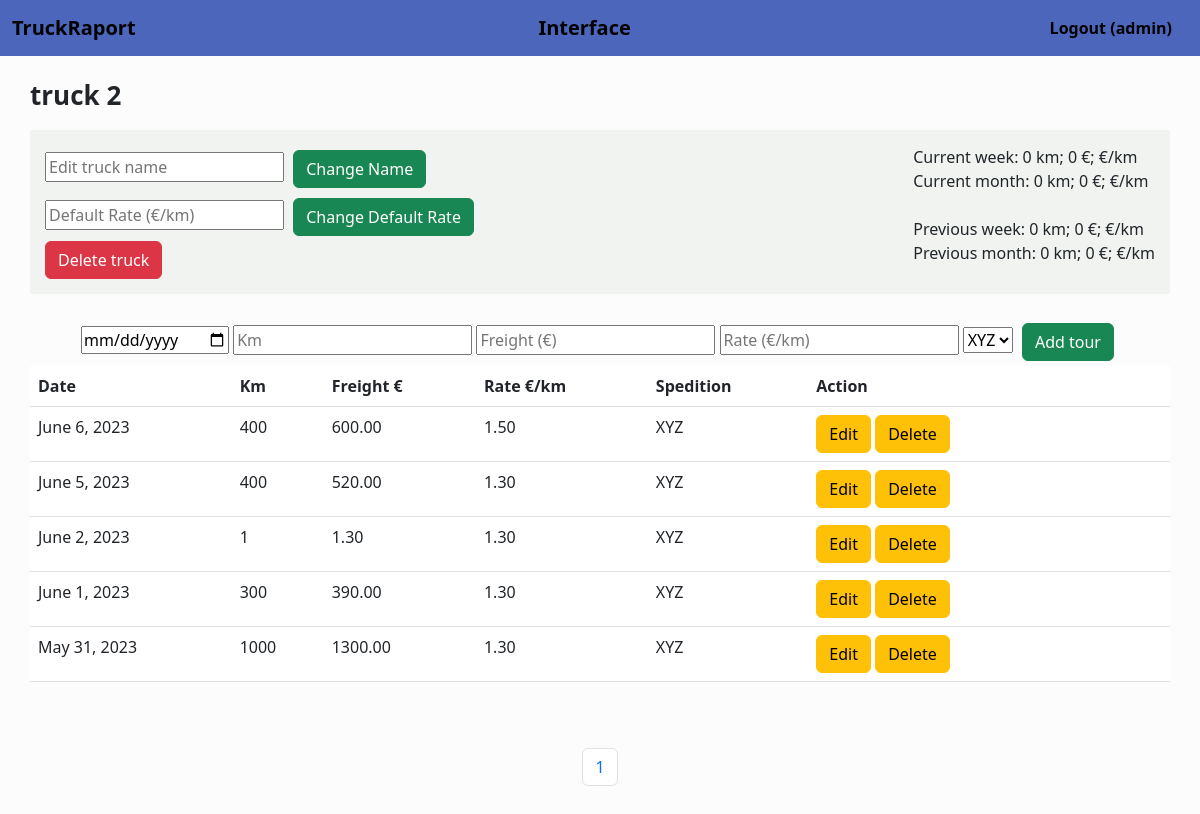
The page /trucks/23 (signed in) on the database as committed earlier.
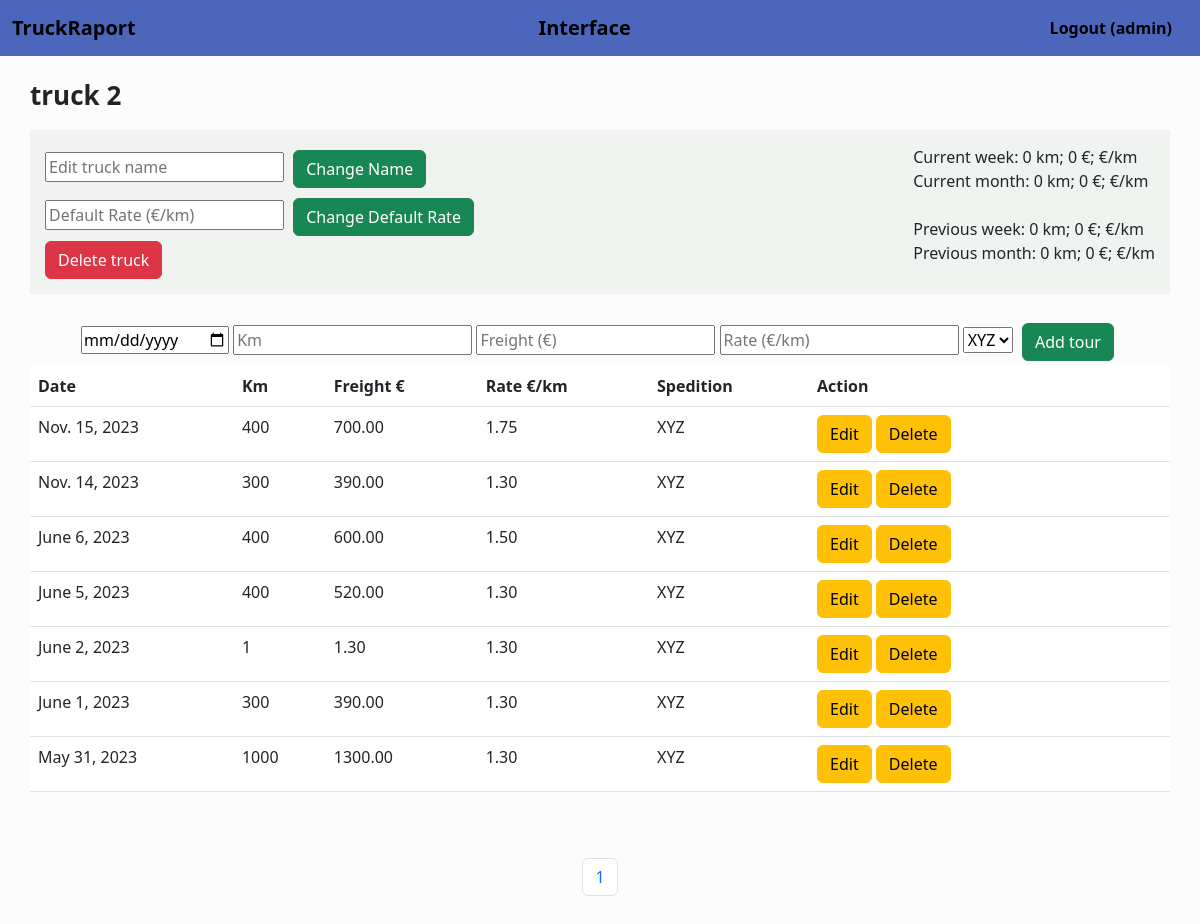
The same page on the database as committed later.
### truck/models.py (models this page shows, shortened)
class Tour(models.Model):
    id = models.AutoField(primary_key=True)
    user = models.ForeignKey(User, on_delete=models.CASCADE)
    truck = models.ForeignKey(Truck, on_delete=models.CASCADE)
    freight = models.DecimalField(max_digits=10, decimal_places=2)
    km = models.IntegerField(blank=True, null=True)
    rate = models.DecimalField(max_digits=10, decimal_places=2)
    date= models.DateField()
    spedition = models.ForeignKey(Spedition, on_delete=models.CASCADE, related_name="sped")

class Spedition (models.Model):
    id = models.AutoField(primary_key=True)
    name = models.CharField(max_length=30)
    user = models.ForeignKey(User, on_delete=models.CASCADE)
    def __str__(self):
        return f"{self.name}"

### truck/views.py (the view)
# urls.py: path("trucks/<int:truck_id>", views.truck_view, name="truck_view"),
def truck_view(request, truck_id):
    truck = Truck.objects.get(pk = truck_id)
    if request.method == "POST":
        form = TourForm(request.POST)
        if form.is_valid():
            freight = form.cleaned_data["Freight"]
            km = form.cleaned_data["Km"]
            date = form.cleaned_data["Date"]
            rate = freight/km
            spedition = Spedition.objects.get(pk=int(request.POST["spedition"]))
            tour = Tour(user=request.user, truck=truck, freight=freight, km=km, date=date, rate=rate, spedition=spedition)
            tour.save()
            return HttpResponseRedirect(reverse("truck_view", args=(truck_id,)))
        else:
            return HttpResponseRedirect(reverse("truck_view", args=(truck_id,)))
    else:
        tours = Tour.objects.filter(truck=truck).order_by("-date")
        paginator = Paginator(tours, 30)
        page_number = request.GET.get('page')
        tours_pagin = paginator.get_page(page_number)
        week = []
        month = []
        prev_week = []
        prev_month = []
        date = datetime.now()
        for tour in tours:
            if tour.date.isocalendar().week == date.isocalendar().week and tour.date.isocalendar().year == date.isocalendar().year:
                tour_week = {
                    "km": tour.km,
                    "freight": tour.freight
                }
                week.append(tour_week)
            elif tour.date.isocalendar().week == date.isocalendar().week - 1 and tour.date.isocalendar().year == date.isocalendar().year:
                tour_week = {
                    "km": tour.km,
                    "freight": tour.freight
                }
                prev_week.append(tour_week)
            if datetime.now().month == tour.date.month and tour.date.isocalendar().year == date.isocalendar().year:
                tour_month = {
                    "km": tour.km,
                    "freight": tour.freight
                }
                month.append(tour_month)
            elif datetime.now().month - 1 == tour.date.month and tour.date.isocalendar().year == date.isocalendar().year:
                tour_month = {
                    "km": tour.km,
                    "freight": tour.freight
                }
                prev_month.append(tour_month)
        if week:
            current_week = dict(functools.reduce(operator.add,
            map(collections.Counter, week)))
            current_week = {
                "km": current_week["km"],
                "freight": current_week["freight"],
                "rate": "{:.3f}".format(current_week["freight"]/current_week["km"])
            }
        else:
            current_week = {
                "km": 0,
                "freight": 0,
                "rate": "",
            }
        if month:
            current_month = dict(functools.reduce(operator.add,
            map(collections.Counter, month)))
            current_month = {
                "km": current_month["km"],
                "freight": current_month["freight"],
                "rate": "{:.3f}".format(current_month["freight"]/current_month["km"])
            }
        else:
            current_month = {
                "km": 0,
                "freight": 0,
                "rate": "",
            }
        if prev_week:
            previous_week = dict(functools.reduce(operator.add,
            map(collections.Counter, prev_week)))
            previous_week = {
                "km": previous_week["km"],
                "freight": previous_week["freight"],
                "rate": "{:.3f}".format(previous_week["freight"]/previous_week["km"])
            }
        else:
            previous_week = {
                "km": 0,
                "freight": 0,
                "rate": "",
            }
        if prev_month:
            previous_month = dict(functools.reduce(operator.add,
            map(collections.Counter, prev_month)))
            previous_month = {
                "km": previous_month["km"],
                "freight": previous_month["freight"],
                "rate": "{:.3f}".format(previous_month["freight"]/previous_month["km"])
            }
        else:
            previous_month = {
                "km": 0,
                "freight": 0,
                "rate": "",
            }
        return render(request, "truck/truck.html", {
            "truck": truck,
            "Tour": TourForm(),
            "Default_rate": RateForm(),
            "tours": tours_pagin,
            "edit": EditTruckForm(),
            "week": current_week,
            "month": current_month,
            "prev_week": previous_week,
            "prev_month": previous_month,
            "speditions": Spedition.objects.filter(user=request.user)
        })

### truck/views.py
class TourForm(forms.Form):
    Freight = forms.FloatField(
        label = "Freight", min_value = 0.1,
        widget=forms.NumberInput(attrs={'placeholder': 'Freight (€)'})
    )
    Km = forms.IntegerField(
        label='Km', min_value = 1,
        widget=forms.NumberInput(attrs={'placeholder': 'Km'})
        )
    Date = forms.DateField(widget=forms.DateInput(attrs={'type': 'date'}))
    Rate = forms.FloatField(
        label = "Rate", min_value = 0.1,
        widget=forms.NumberInput(attrs={'placeholder': 'Rate (€/km)'})
    )
    Id = forms.IntegerField(
        label='id', min_value = 1, required=False,
        widget=forms.NumberInput(attrs={'placeholder': 'id'})
        )

class RateForm(forms.Form):
    Default_rate = forms.FloatField(
        label = "Default rate", min_value = 0.1,
        widget=forms.NumberInput(attrs={'placeholder': 'Default Rate (€/km)'})
    )

### truck/models.py (called while the page is built)
    def __str__(self):
        return f"{self.username}"

### truck/templates/truck/truck.html (shortened to what this page needs)
{% extends "truck/layout.html" %}
{% load static %}
{% block body %}
<div id="trucks_body">
  <div id="truck_name">
    {{ truck.name }}
  </div>
<div id="all">
  <div id="truck_forms">
  {{ edit.New_name }} <input class="btn btn-success" data-id="{{ truck.id }}" id="change_truck" type="submit" value="Change Name">
  <br>
  {{ Default_rate.Default_rate }} <input class="btn btn-success" id="change_rate" type="submit" value="Change Default Rate">
  <br>
  <input class="btn btn-danger" id="delete_truck" type="button" value="Delete truck">
</div>
<div id="stats">
Current week: {{ week.km }} km; {{ week.freight }} €; {{ week.rate }} €/km
<br>
Current month: {{ month.km }} km; {{ month.freight }} €;  {{ month.rate }} €/km
<br><br>
Previous week: {{ prev_week.km }} km; {{ prev_week.freight }} €; {{ prev_week.rate }} €/km
<br>
Previous month: {{ prev_month.km }} km; {{ prev_month.freight }} €; {{ prev_month.rate }} €/km
</div>
</div>
<br>
<div id="add_tour_form">
<form action="{% url 'truck_view' truck.id %}" method="post">
    {{ Tour.Date }} {{ Tour.Km }} {{ Tour.Freight }} {{ Tour.Rate }}
    <select name="spedition">
      {% for spedition in speditions %}
        <option value="{{ spedition.id }}">{{ spedition }}</option>
        {% endfor %}
    </select>
<input class="btn btn-success" id="add_tour" type="submit" value="Add tour">
</form>
</div>
<table class="table table-hover">
    <thead>
      <tr>
        <th scope="col">Date</th>
        <th scope="col">Km</th>
        <th scope="col">Freight €</th>
        <th scope="col">Rate €/km</th>
        <th scope="col">Spedition</th>
        <th scope="col">Action</th>
        <th scope="col"></th>
      </tr>
    </thead>
    <tbody>
        {% for tour in tours %}
      <tr data-id="{{ tour.id }}">
        <td>{{ tour.date }}</td>
        <td>{{ tour.km }}</td>
        <td>{{ tour.freight }}</td>
        <td>{{ tour.rate }}</td>
        <td>{{ tour.spedition }}</td>
        <td> <button type="button" id="edit" data-id="{{ tour.id }}" class="btn btn-warning">Edit</button>
          <button type="button" id="delete" data-id="{{ tour.id }}" class="btn btn-warning">Delete</button>
        </td><td style="width: 100px;">
        </td>
      </tr>
      {% endfor %}
    </tbody>
  </table>
  <nav aria-label="Page navigation example" style="padding: 50px;">
    <ul class="pagination justify-content-center">
          <li class="page-item"><a class="page-link">{{ tours.number }}</a></li>
</ul>
</nav>
</div>
{% endblock %}

Rows that differ between the two databases and show on the page:
added Tour: date "Nov. 15, 2023", km "400", freight "700.00", rate "1.75", spedition "XYZ"
added Tour: date "Nov. 14, 2023", km "300", freight "390.00", rate "1.30", spedition "XYZ"
